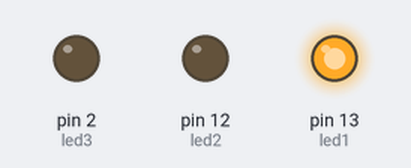
A sketch run on a simulated Arduino Uno, built with avr-gcc and run on an emulated ATmega328P. Shown: output pins drawn as LEDs (lit = HIGH).

Above: at 1.0 s.
At 3.0 s:
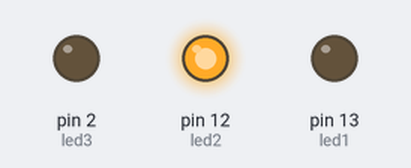
At 5.0 s:
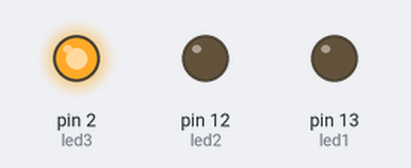
Timing chart, 0 to 7.8 s (numbered marks = the images above):
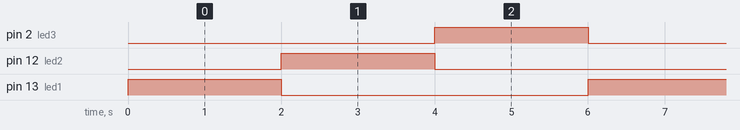

Measured:
- by itself, pin 2 (led3), pin 12 (led2), pin 13 (led1): alternates HIGH for 2.0 s and LOW for 4.0 s
- by itself, everything shown: repeats every 6.0 s, in 3 steps

The sketch:

Traffic_Light_System.ino
```cpp
int led1=13;
int led2=12;
int led3=2;
void setup() {
  pinMode(led1,OUTPUT);
  pinMode(led2,OUTPUT);
  pinMode(led3,OUTPUT);

}

void loop() {
  digitalWrite(led1,HIGH);
  digitalWrite(led2,LOW);
  digitalWrite(led3,LOW);
  delay(2000);

  digitalWrite(led1,LOW);
  digitalWrite(led2,HIGH);
  digitalWrite(led3,LOW);
  delay(2000);

  digitalWrite(led1,LOW);
  digitalWrite(led2,LOW);
  digitalWrite(led3,HIGH);
  delay(2000);

}
```
